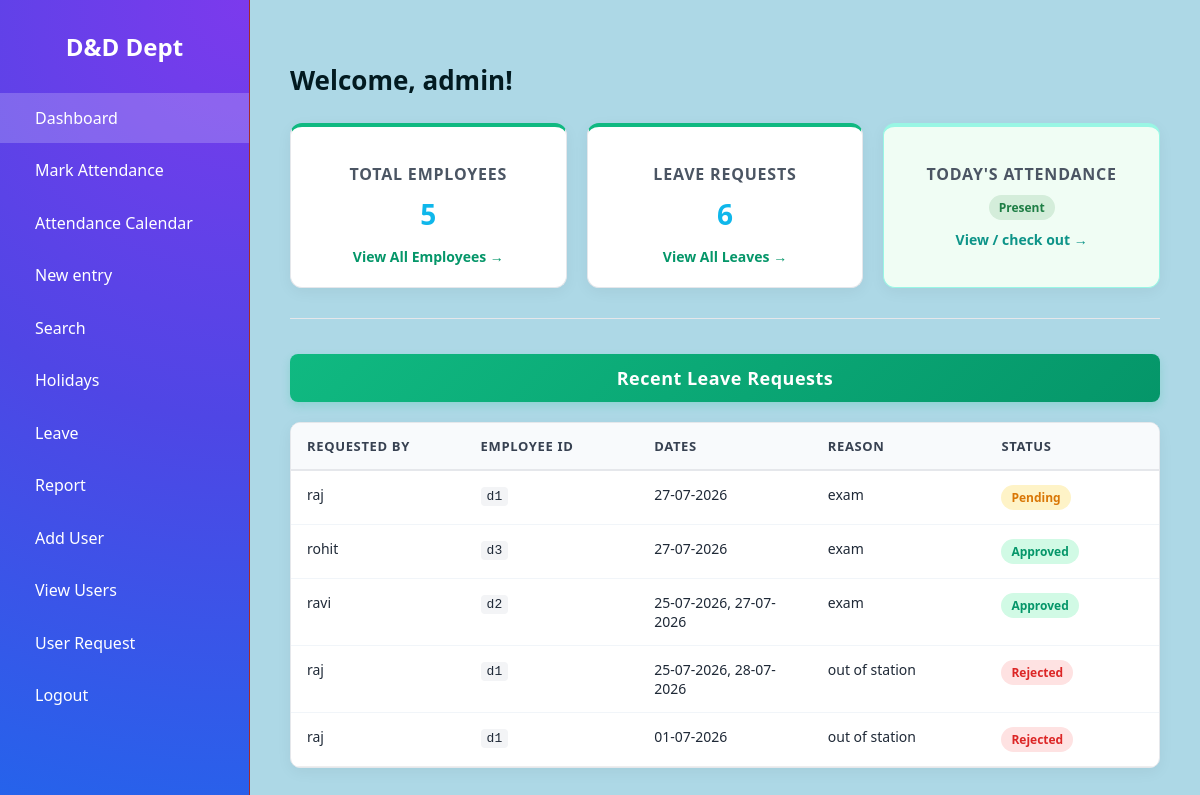
The app's page /dashboard (signed in) with its own data.
### tables this page shows
CREATE TABLE attendance (
            id INTEGER PRIMARY KEY AUTOINCREMENT,
            employee_id INTEGER NOT NULL REFERENCES employees(id),
            work_date TEXT NOT NULL,
            check_in TEXT,
            check_out TEXT,
            status TEXT NOT NULL DEFAULT 'Present',
            created_at TEXT DEFAULT CURRENT_TIMESTAMP,
            UNIQUE(employee_id, work_date)
        );

CREATE TABLE leave_requests (
            id INTEGER PRIMARY KEY AUTOINCREMENT,
            employee_id TEXT,
            dates TEXT,
            num_days INTEGER,
            reason TEXT,
            description TEXT,
            request_date TEXT,
            status TEXT NOT NULL DEFAULT 'Pending',
            submitted_by TEXT,
            created_at TEXT DEFAULT CURRENT_TIMESTAMP
        );

### app.py (the view)
@app.route('/dashboard')
@login_required
def dashboard():
    conn = db.get_db()
    employee_count = conn.execute('SELECT COUNT(*) AS c FROM employees').fetchone()['c']
    if session.get('role') == 'user':
        leave_count = conn.execute('SELECT COUNT(*) AS c FROM leave_requests WHERE submitted_by = ?', (session.get('username'),)).fetchone()['c']
        pending_leave_count = conn.execute("SELECT COUNT(*) AS c FROM leave_requests WHERE submitted_by = ? AND status = 'Pending'", (session.get('username'),)).fetchone()['c']
        recent_leaves = conn.execute('SELECT * FROM leave_requests WHERE submitted_by = ? ORDER BY id DESC LIMIT 5', (session.get('username'),)).fetchall()
    else:
        leave_count = conn.execute('SELECT COUNT(*) AS c FROM leave_requests').fetchone()['c']
        pending_leave_count = conn.execute("SELECT COUNT(*) AS c FROM leave_requests WHERE status = 'Pending'").fetchone()['c']
        recent_leaves = conn.execute('SELECT * FROM leave_requests ORDER BY id DESC LIMIT 5').fetchall()
    recent_employees = conn.execute('SELECT * FROM employees ORDER BY id DESC LIMIT 5').fetchall()
    my_employee = get_current_employee()
    my_attendance_today = None
    if my_employee:
        today = datetime.now().strftime('%Y-%m-%d')
        row = conn.execute(
            'SELECT * FROM attendance WHERE employee_id = ? AND work_date = ?', (my_employee['id'], today)
        ).fetchone()
        my_attendance_today = row['status'] if row else None
    return render_template(
        'dashboard.html',
        session_username=session.get('username'),
        session_role=session.get('role'),
        employee_count=employee_count,
        leave_count=leave_count,
        pending_leave_count=pending_leave_count,
        recent_employees=recent_employees,
        recent_leaves=recent_leaves,
        my_employee=my_employee,
        my_attendance_today=my_attendance_today
    )

### app.py (called while the page is built)
def login_required(view):
    @wraps(view)
    def wrapped_view(*args, **kwargs):
        if not session.get('logged_in'):
            return redirect(url_for('login'))
        return view(*args, **kwargs)
    return wrapped_view

def get_current_employee():
    username = session.get('username')
    if not username:
        return None
    conn = db.get_db()
    user_row = conn.execute('SELECT linked_employee_id FROM users WHERE username = ?', (username,)).fetchone()
    if user_row and user_row['linked_employee_id']:
        emp = conn.execute('SELECT * FROM employees WHERE id = ?', (user_row['linked_employee_id'],)).fetchone()
        if emp:
            return emp
    return conn.execute(
        'SELECT * FROM employees WHERE name = ? OR employee_id = ?', (username, username)
    ).fetchone()

### db.py (called while the page is built)
def get_db():
    if 'db' not in g:
        g.db = sqlite3.connect(
            current_app.config['DATABASE'],
            detect_types=sqlite3.PARSE_DECLTYPES
        )
        g.db.row_factory = sqlite3.Row
    return g.db

### templates/dashboard.html (shortened to what this page needs)
{% extends 'base.html' %}
{% set active_page = 'dashboard' %}
{% block content %}
<div class="dashboard-container">
    <h2 class="dashboard-welcome">Welcome{% if session_username %}, {{ session_username }}{% endif %}!</h2>
    <div class="stats-grid">
        <div class="stat-card">
            <h3>Total Employees</h3>
            <div class="stat-value">{{ employee_count }}</div>
            <a href="{{ url_for('report_employees') }}">View All Employees &rarr;</a>
        </div>
        <div class="stat-card">
            <h3>Leave Requests</h3>
            <div class="stat-value">{{ leave_count }}</div>
            <a href="{{ url_for('report_leave') }}">View All Leaves &rarr;</a>
        </div>
        {% if my_employee %}
        <div class="stat-card attendance-card">
            <h3>Today's Attendance</h3>
            <div style="margin: 8px 0;">
                {% if my_attendance_today %}
                    <span class="status-badge status-{{ my_attendance_today|lower|replace(' ', '') }}">{{ my_attendance_today }}</span>
                {% else %}
                    <span class="status-badge status-pending">Not marked</span>
                {% endif %}
            </div>
            <a href="{{ url_for('attendance_home') }}">
                {{ 'Open punch clock' if not my_attendance_today else 'View / check out' }} &rarr;
            </a>
        </div>
        {% endif %}
    </div>
    <hr style="border: 0; border-top: 1px solid #e5e7eb; margin: 30px 0;">
    <div class="section-title">Recent Leave Requests</div>
    {% if recent_leaves %}
    <div class="table-container">
        <table class="data-table">
            <thead>
                <tr>
                    <th>Requested By</th>
                    <th>Employee ID</th>
                    <th>Dates</th>
                    <th>Reason</th>
                    <th>Status</th>
                </tr>
            </thead>
            <tbody>
                {% for lr in recent_leaves %}
                <tr>
                    <td style="font-weight: 500;">{{ lr['submitted_by'] }}</td>
                    <td><code style="background: #f3f4f6; padding: 2px 6px; border-radius: 4px; font-size: 13px;">{{ lr['employee_id'] }}</code></td>
                    <td>{{ lr['dates'] }}</td>
                    <td>{{ lr['reason'] }}</td>
                    <td>
                        <span class="status-badge status-{{ lr['status']|lower }}">{{ lr['status'] }}</span>
                    </td>
                </tr>
                {% endfor %}
            </tbody>
        </table>
    </div>
    {% else %}
    <p class="no-data-msg">No leave requests found.</p>
    {% endif %}
</div>
{% endblock %}

### templates/base.html (shortened to what this page needs)
<!DOCTYPE html>
<html lang="en">
<head>
</head>
<body>
<div class="box">
    <h2>D&amp;D Dept</h2>
    <a href="{{ url_for('dashboard') }}" class="nav-link {{ 'active' if active_page == 'dashboard' }}">Dashboard</a>
    <a href="{{ url_for('attendance_home') }}" class="nav-link {{ 'active' if active_page == 'attendance' }}">Mark Attendance</a>
    <a href="{{ url_for('attendance_calendar') }}" class="nav-link {{ 'active' if active_page == 'attendance_calendar' }}">Attendance Calendar</a>
    {% if session.get('role') != 'user' %}
    <a href="{{ url_for('new_entry') }}" class="nav-link {{ 'active' if active_page == 'new_entry' }}">New entry</a>
    <a href="{{ url_for('search') }}" class="nav-link {{ 'active' if active_page == 'search' }}">Search</a>
    {% endif %}
    <a href="{{ url_for('holidays') }}" class="nav-link {{ 'active' if active_page == 'holidays' }}">Holidays</a>
    <a href="{{ url_for('leave') }}" class="nav-link {{ 'active' if active_page == 'leave' }}">Leave</a>
    <a href="{{ url_for('report') }}" class="nav-link {{ 'active' if active_page == 'report' }}">Report</a>
    {% if session.get('role') == 'admin' %}
     <a href="{{ url_for('add_user') }}" class="nav-link {{ 'active' if active_page == 'add_user' }}">Add User</a>
     <a href="{{ url_for('report_users') }}" class="nav-link {{ 'active' if active_page == 'report_users' }}">View Users</a>
   {% endif %}
     <a href="{{ url_for('user_request') }}" class="nav-link {{ 'active' if active_page == 'user_request' }}"> User Request</a>
     <a href="{{ url_for('logout') }}" class="nav-link">Logout</a>
</div>
<div class="main-content">
    {% block content %}{% endblock %}
</div>
</body>
</html>

### records on screen
attendance: status "Present", status "View / check out"
leave_requests: submitted_by "raj", employee_id "d1", dates "27-07-2026", reason "exam", status "Pending"
leave_requests: submitted_by "rohit", employee_id "d3", dates "27-07-2026", reason "exam", status "Approved"
leave_requests: submitted_by "ravi", employee_id "d2", dates "25-07-2026, 27-07-2026", reason "exam", status "Approved"
leave_requests: submitted_by "raj", employee_id "d1", dates "25-07-2026, 28-07-2026", reason "out of station", status "Rejected"
leave_requests: submitted_by "raj", employee_id "d1", dates "01-07-2026", reason "out of station", status "Rejected"

### other values on screen
{{ session_username }} "admin"
{{ employee_count }} "5"
{{ leave_count }} "6"
